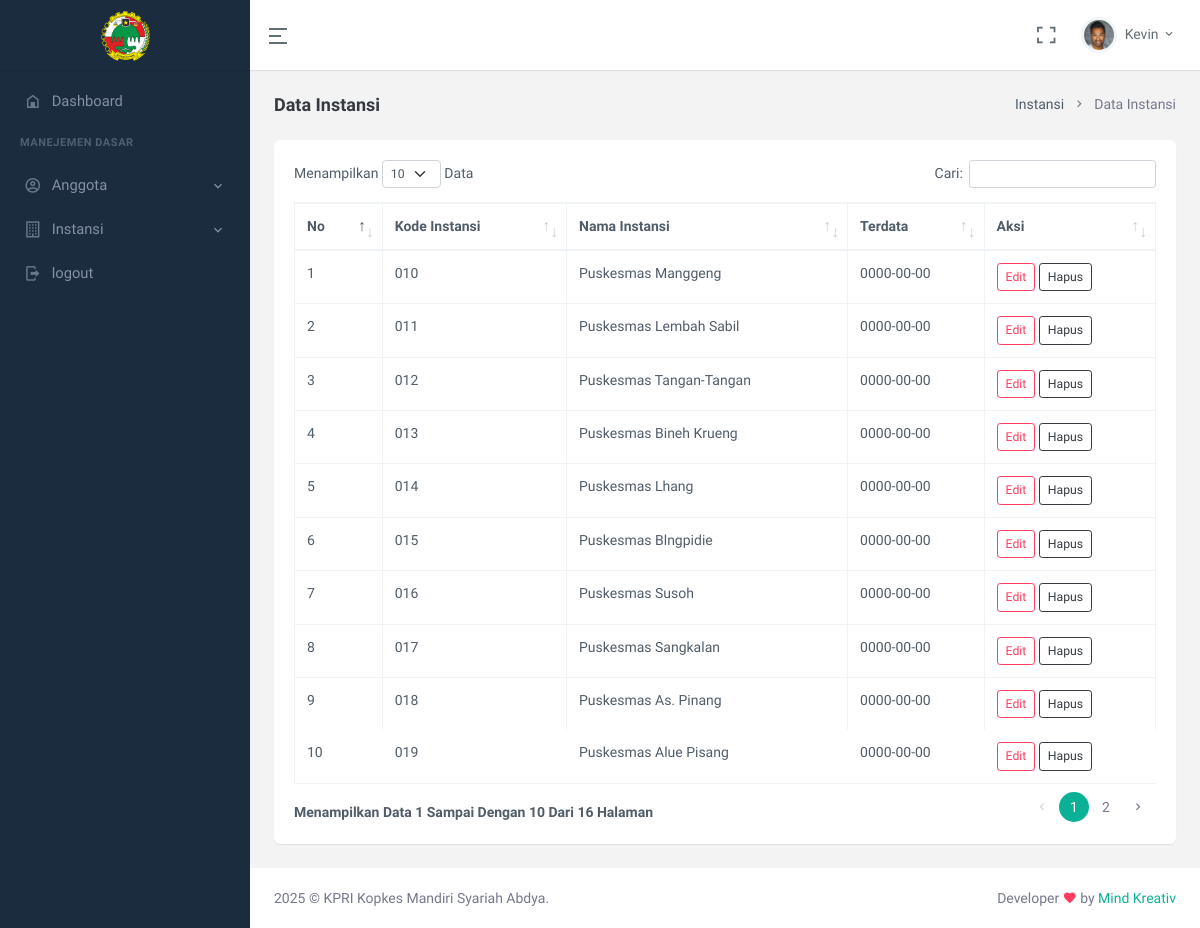
Screenshot of /index.php/c_instansi with the database file from the repository.
### tables this page shows
CREATE TABLE `tb_instansi` (
  `id` int(11) NOT NULL,
  `kode_instansi` varchar(10) NOT NULL,
  `nama_instansi` varchar(30) NOT NULL,
  `alamat_instansi` varchar(30) NOT NULL,
  `registration` date NOT NULL
);

### application/views/main.php (called while the page is built)
<?php
$this->load->view('part/header.php');
$this->load->view($page);
$this->load->view('part/footer.php');
 ?>

### application/controllers/C_Instansi.php (called while the page is built, shortened)
<?php
class C_Instansi extends CI_Controller{
  public function __construct()
  {
    $this->load->library('form_validation');
    $this->load->model(
      array(
        'Data_Entry/M_views' => 'mv',
        'Data_Entry/M_function' => 'mf',
        'Data_Entry/M_create' => 'mc',
    ));
  }
  function index()
  {
    $load = $this->mv->get_instansi();
    $data = array(
      'js'    => 'dataTables',
      'title' => 'Data Instansi',
      'instansi' => $load,
      'page'  =>  'page/instansi/index',
     );
     $this->load->view('main', $data);
  }
}

### index.php (called while the page is built, shortened)
<?php
require_once BASEPATH.'core/CodeIgniter.php';

### application/models/Data_Entry/M_views.php (called while the page is built, shortened)
<?php
class M_views extends CI_Model{
  function get_instansi()
  {
    return $this->db->get('tb_instansi')->result();
  }
}

### application/views/page/instansi/index.php (the view, shortened to what this page needs)
<div class="page-content">
      <div class="container-fluid">
        <div class="row">
            <div class="col-12">
                <div class="page-title-box d-sm-flex align-items-center justify-content-between">
                    <h4 class="mb-sm-0"><?= $title ?></h4>
                    <div class="page-title-right">
                        <ol class="breadcrumb m-0">
                            <li class="breadcrumb-item"><a href="javascript: void(0);">Instansi</a></li>
                            <li class="breadcrumb-item active"><?= $title ?></li>
                        </ol>
                    </div>
                </div>
            </div>
        </div>
          <div class="row">
              <div class="col-12">
                  <div class="card">
                      <div class="card-body">
                          <div class="table-responsive">
                              <table id="datatable" class="table table-bordered dt-responsive nowrap" style="border-collapse: collapse; border-spacing: 0; width: 100%;">
                                  <thead>
                                      <tr>
                                        <th>No</th>
                                        <th>Kode Instansi</th>
                                        <th>Nama Instansi </th>
                                        <th>Terdata </th>
                                        <th>Aksi </th>
                                      </tr>
                                  </thead>
                                  <tbody>
                                    <?php $start = 1;
                                    foreach ($instansi as $data) { ?>
                                      <tr>
                                          <td><?= $start++ ?></td>
                                          <td><?= $data->kode_instansi ?></td>
                                          <td><?= $data->nama_instansi ?></td>
                                          <td><?= $data->registration ?></td>
                                          <td>
                                            <a href="<?= base_url('update_instansi/').$data->kode_instansi; ?>" class="btn btn-sm btn-outline-danger waves-effect waves-light">Edit</a>
                                            <a href="<?= base_url('hapus_instansi/').$data->kode_instansi; ?>" id="btn-delete" class="btn btn-sm btn-outline-dark waves-effect waves-light" onclick="<?= base_url('anggota') ?>">Hapus</a>
                                          </td>
                                      </tr>
                                    <?php }
                                     ?>
                                  </tbody>
                                  </table>
                          </div>
                      </div>
                  </div>
              </div>
          </div>
        </div>
      </div>

### application/views/part/header.php (shortened to what this page needs)
<!doctype html>
<html lang="en">
    <head>
        <link href="<?= base_url(); ?>assets/css/bootstrap.min.css" id="bootstrap-style" rel="stylesheet" type="text/css" />
        <link href="<?= base_url(); ?>assets/css/icons.min.css" rel="stylesheet" type="text/css" />
        <link href="<?= base_url(); ?>assets/css/app.min.css" id="app-style" rel="stylesheet" type="text/css" />
        <?php if ($js == 'dataTables') { ?>
        <link href="<?= base_url(); ?>assets/libs/datatables.net-bs4/css/dataTables.bootstrap4.min.css" rel="stylesheet" type="text/css" />
        <link href="<?= base_url(); ?>assets/libs/datatables.net-buttons-bs4/css/buttons.bootstrap4.min.css" rel="stylesheet" type="text/css" />
        <link href="<?= base_url(); ?>assets/libs/datatables.net-responsive-bs4/css/responsive.bootstrap4.min.css" rel="stylesheet" type="text/css" />
      <?php }
        ?>
    </head>
    <body data-sidebar="dark">
        <div id="layout-wrapper">
            <?php
            $this->load->view('part/topbar');
            $this->load->view('part/navbar');
            ?>
            <div class="main-content">

### application/views/part/topbar.php (shortened to what this page needs)
<header id="page-topbar">
    <div class="navbar-header">
        <div class="d-flex">
              <div class="navbar-brand-box text-center">
                <a href="<?= base_url() ?>" class="logo logo-light">
                    <span class="logo-lg">
                        <img src="<?= base_url(); ?>assets/images/logo-sm.png" alt="logo-light" height="50">
                    </span>
                </a>
            </div>
            <button type="button" class="btn btn-sm px-3 font-size-24 header-item waves-effect" id="vertical-menu-btn">
                <i class="ri-menu-2-line align-middle"></i>
            </button>
        </div>
        <div class="d-flex">
            <div class="dropdown d-none d-lg-inline-block ms-1">
                <button type="button" class="btn header-item noti-icon waves-effect" data-toggle="fullscreen">
                    <i class="ri-fullscreen-line"></i>
                </button>
            </div>
            <div class="dropdown d-inline-block user-dropdown">
                <button type="button" class="btn header-item waves-effect" id="page-header-user-dropdown"
                    data-bs-toggle="dropdown" aria-haspopup="true" aria-expanded="false">
                    <img class="rounded-circle header-profile-user" src="<?= base_url(); ?>assets/images/users/avatar-2.jpg"
                        alt="Header Avatar">
                    <span class="d-none d-xl-inline-block ms-1">Kevin</span>
                    <i class="mdi mdi-chevron-down d-none d-xl-inline-block"></i>
                </button>
            </div>
        </div>
    </div>
</header>

### application/views/part/navbar.php (shortened to what this page needs)
<div class="vertical-menu">
    <div data-simplebar class="h-100">
        <div id="sidebar-menu">
            <ul class="metismenu list-unstyled" id="side-menu">
              <li>
                <a href="<?= base_url('dashboard'); ?>" class="waves-effect">
                  <i class="mdi mdi-home-variant-outline"></i>
                  <span>Dashboard</span>
                </a>
              </li>
              <li class="menu-title">Manejemen Dasar</li>
                <li>
                    <a href="javascript: void(0);" class="has-arrow waves-effect">
                        <i class="mdi mdi-account-circle-outline"></i>
                        <span>Anggota</span>
                    </a>
                </li>
                <li>
                    <a href="javascript: void(0);" class="has-arrow waves-effect">
                        <i class="mdi mdi-office-building-outline"></i>
                        <span>Instansi</span>
                    </a>
                </li>
                <li>
                    <a href="<?= base_url('C_Auth/logout') ?>">
                        <i class="mdi mdi-logout"></i>
                        <span> logout </span>
                    </a>
                </li>
            </ul>
        </div>
    </div>
</div>

### application/views/part/footer.php (shortened to what this page needs)
<footer class="footer">
    <div class="container-fluid">
        <div class="row">
            <div class="col-sm-6">
                <script>document.write(new Date().getFullYear())</script> © KPRI Kopkes Mandiri Syariah Abdya.
            </div>
            <div class="col-sm-6">
                <div class="text-sm-end d-none d-sm-block">
                    Developer <i class="mdi mdi-heart text-danger"></i> by <a href="//mindkreativ.com" target="_blank">Mind Kreativ</a>
                </div>
            </div>
        </div>
    </div>
</footer>
</div>
</div>
</body>
</html>

### rows the page displays
tb_instansi: kode_instansi "010", nama_instansi "Puskesmas Manggeng", registration "0000-00-00"
tb_instansi: kode_instansi "011", nama_instansi "Puskesmas Lembah Sabil", registration "0000-00-00"
tb_instansi: kode_instansi "012", nama_instansi "Puskesmas Tangan-Tangan", registration "0000-00-00"
tb_instansi: kode_instansi "013", nama_instansi "Puskesmas Bineh Krueng", registration "0000-00-00"
tb_instansi: kode_instansi "014", nama_instansi "Puskesmas Lhang", registration "0000-00-00"
tb_instansi: kode_instansi "015", nama_instansi "Puskesmas Blngpidie", registration "0000-00-00"
tb_instansi: kode_instansi "016", nama_instansi "Puskesmas Susoh", registration "0000-00-00"
tb_instansi: kode_instansi "017", nama_instansi "Puskesmas Sangkalan", registration "0000-00-00"
tb_instansi: kode_instansi "018", nama_instansi "Puskesmas As. Pinang", registration "0000-00-00"
tb_instansi: kode_instansi "019", nama_instansi "Puskesmas Alue Pisang", registration "0000-00-00"

### other values shown
$title "Data Instansi"
